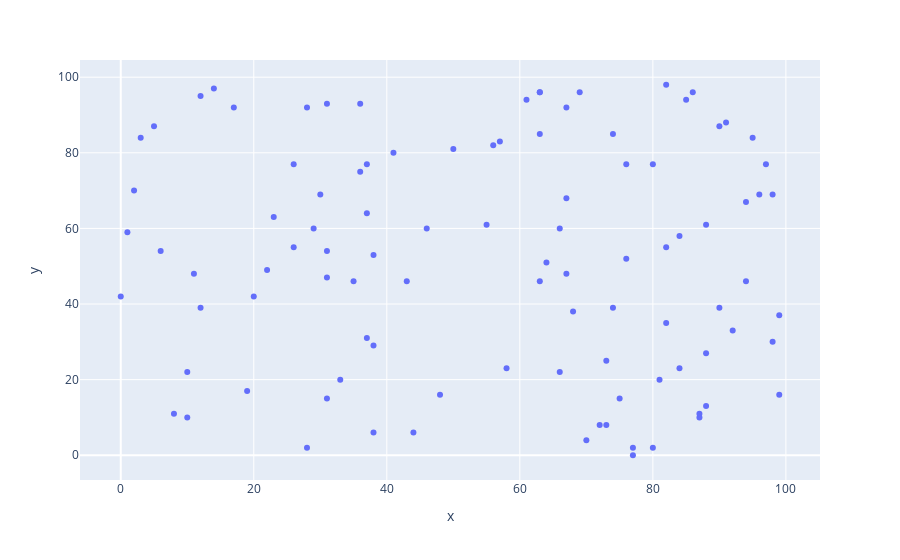

Notebook code cell kept with this figure:
### Code cell
plt.figure(figsize = (12, 12), facecolor = None) 
fig = px.scatter(x=x,y=y)
fig.show()

### Figure 1 — Plotly figure (JSON) as saved in the notebook; plotly's stock layout.template omitted (floating-point values rounded to 4 significant figures)
{"data": [{"hovertemplate": "x=%{x}<br>y=%{y}<extra></extra>", "legendgroup": "", "marker": {"color": "#636efa", "symbol": "circle"}, "mode": "markers", "name": "", "orientation": "v", "showlegend": false, "type": "scatter", "x": [10, 75, 69, 31, 74, 46, 91, 82, 73, 99, 81, 86, 88, 3, 92, 41, 76, 31, 38, 19, 33, 98, 88, 90, 76, 63, 63, 67, 90, 20, 17, 22, 31, 97, 80, 6, 82, 55, 37, 94, 35, 96, 63, 44, 26, 30, 50, 87, 56, 73, 31, 70, 67, 57, 37, 66, 66, 98, 84, 77, 63, 88, 5, 28, 28, 85, 11, 38, 95, 36, 8, 74, 26, 68, 29, 1, 37, 12, 84, 87, 43, 72, 61, 0, 23, 36, 38, 94, 67, 82, 48, 58, 64, 80, 2, 10, 14, 12, 99, 77], "xaxis": "x", "y": [22, 15, 96, 93, 39, 60, 88, 35, 8, 16, 20, 96, 27, 84, 33, 80, 77, 47, 29, 17, 20, 69, 13, 87, 52, 85, 96, 92, 39, 42, 92, 49, 54, 77, 2, 54, 98, 61, 77, 46, 46, 69, 46, 6, 55, 69, 81, 10, 82, 25, 15, 4, 48, 83, 64, 22, 60, 30, 58, 0, 96, 61, 87, 92, 2, 94, 48, 6, 84, 93, 11, 85, 77, 38, 60, 59, 31, 39, 23, 11, 46, 8, 94, 42, 63, 75, 53, 67, 68, 55, 16, 23, 51, 77, 70, 10, 97, 95, 37, 2], "yaxis": "y"}], "layout": {"legend": {"tracegroupgap": 0}, "margin": {"t": 60}, "xaxis": {"anchor": "y", "domain": [0, 1], "title": {"text": "x"}}, "yaxis": {"anchor": "x", "domain": [0, 1], "title": {"text": "y"}}}}
